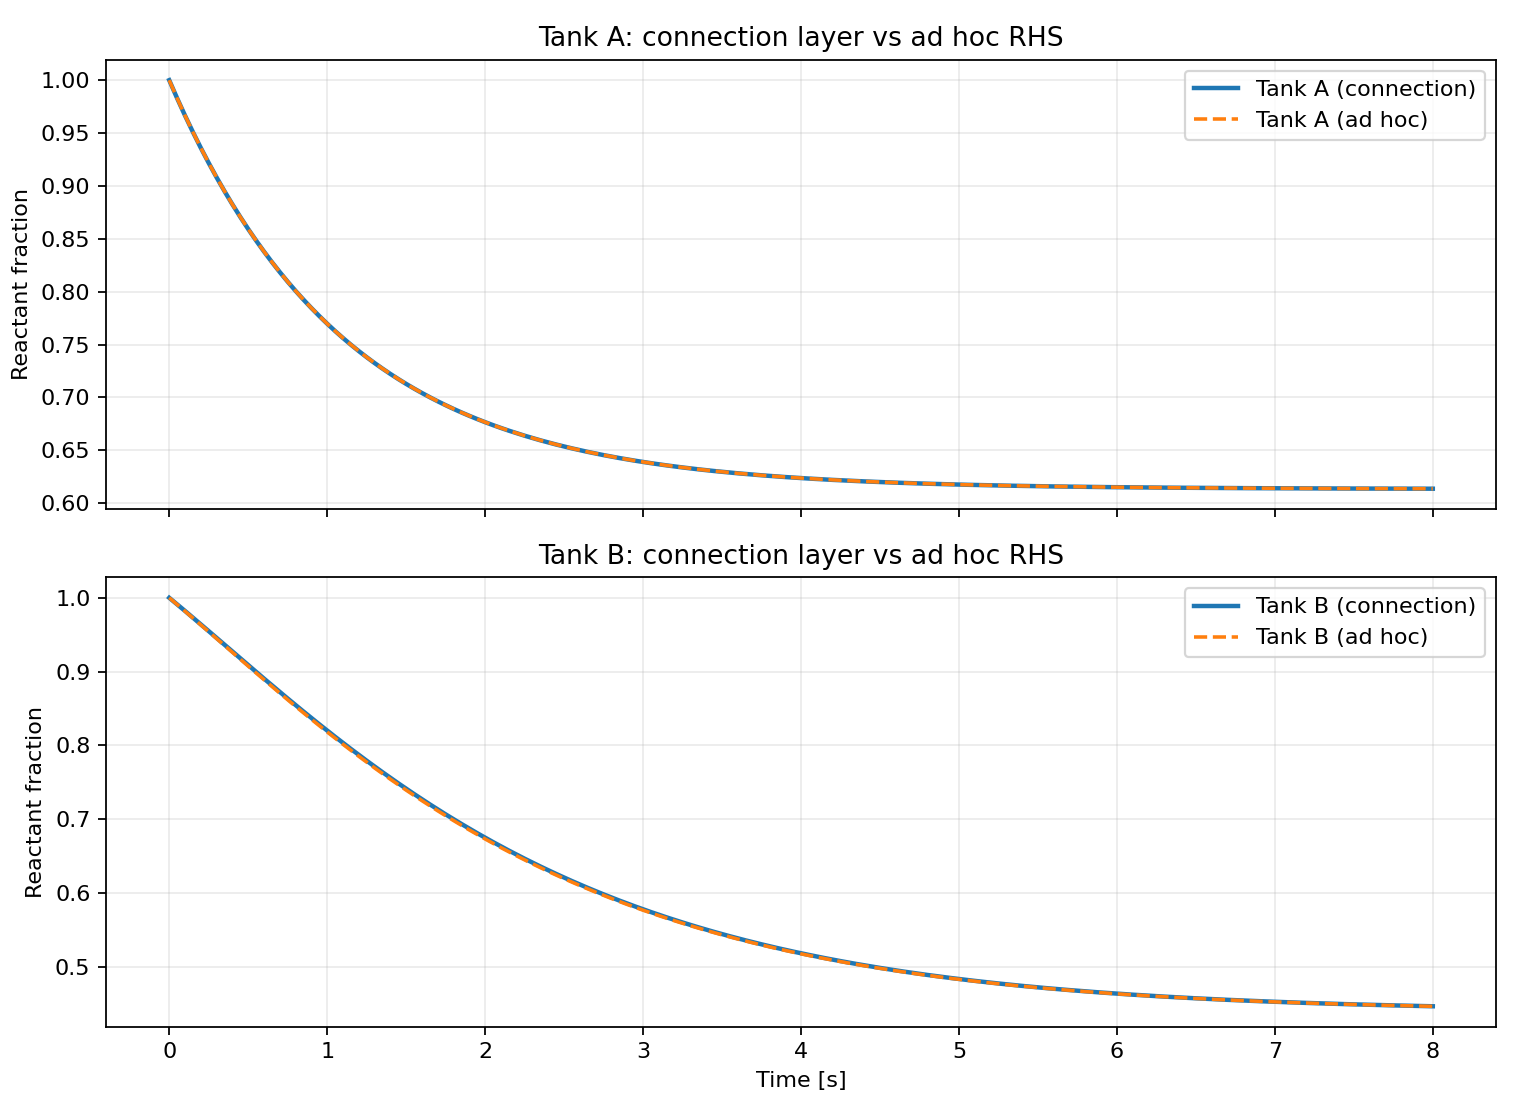

Source code (Python):
from __future__ import annotations

# pyright: reportAttributeAccessIssue=false, reportReturnType=false

import argparse
from dataclasses import dataclass, field
from pathlib import Path
from types import SimpleNamespace
from typing import Annotated, Any, cast, override

import numpy as np
from numpy.typing import NDArray
from scipy.integrate import solve_ivp

from modular_simulation.connection.runtime.connected_plant_orchestrator import (
    ConnectedPlantOrchestrator,
    ConnectedPlantPhaseHooks,
)
from modular_simulation.connection.runtime.connection_layer import TransportAndMixingUpdate
from modular_simulation.connection.hydraulics.hydraulic_solver import HydraulicSolveResult
from modular_simulation.connection.topology.junction import mix_junction_state
from modular_simulation.connection.topology.network import ConnectionNetwork
from modular_simulation.connection.topology.process_binding import ProcessBinding
from modular_simulation.connection.runtime.runtime import ConnectionRuntimeOrchestrator
from modular_simulation.connection.domain.state import MaterialState, PortCondition
from modular_simulation.connection.topology.subsystem_descriptor import (
    Subsystem,
    SubsystemRuntimeDescriptor,
)
from modular_simulation.measurables.process_model import (
    ProcessModel,
    StateMetadata as M,
    StateType as T,
)
from modular_simulation.utils.typing import ArrayIndex

FloatArray = NDArray[np.float64]


@dataclass(frozen=True)
class TankCascadeConfig:
    horizon_s: float = 8.0
    dt_s: float = 0.05
    pressure_pa: float = 101325.0
    temperature_k: float = 298.15
    feed_reactant_fraction: float = 1.0
    flow_rate_mol_per_s: float = 1.0
    tank_a_holdup_mol: float = 1.8
    tank_b_holdup_mol: float = 2.2
    tank_a_rate_constant_per_s: float = 0.35
    tank_b_rate_constant_per_s: float = 0.18
    use_subsystem_abstraction: bool = True


@dataclass(frozen=True)
class TwoTankComparisonResult:
    times_s: tuple[float, ...]
    tank_a_connection: tuple[float, ...]
    tank_b_connection: tuple[float, ...]
    tank_a_reference: tuple[float, ...]
    tank_b_reference: tuple[float, ...]
    max_abs_error_a: float
    max_abs_error_b: float
    rmse_b: float
    b_lag_steps: int
    monotonic_decay_a: bool
    monotonic_decay_b: bool
    b_not_below_a_fraction: float


class FirstOrderLiquidTankModel(ProcessModel):
    reactant_fraction: Annotated[
        float,
        M(type=T.DIFFERENTIAL, unit="", description="Tank reactant mole fraction"),
    ] = 1.0
    outlet_reactant_fraction: Annotated[
        float,
        M(type=T.ALGEBRAIC, unit="", description="Outlet reactant mole fraction"),
    ] = 1.0
    inlet_reactant_fraction: Annotated[
        float,
        M(type=T.CONTROLLED, unit="", description="Inlet reactant mole fraction"),
    ] = 1.0
    inlet_molar_flow_rate: Annotated[
        float,
        M(type=T.CONTROLLED, unit="mol/s", description="Inlet molar flow rate"),
    ] = 1.0
    liquid_holdup_mol: Annotated[
        float,
        M(type=T.CONSTANT, unit="mol", description="Liquid holdup"),
    ] = 1.0
    first_order_rate_constant: Annotated[
        float,
        M(type=T.CONSTANT, unit="1/s", description="First-order consumption constant"),
    ] = 0.1

    @staticmethod
    @override
    def calculate_algebraic_values(
        y: FloatArray,
        u: FloatArray,
        k: FloatArray,
        y_map: dict[str, ArrayIndex],
        u_map: dict[str, ArrayIndex],
        k_map: dict[str, ArrayIndex],
        algebraic_map: dict[str, ArrayIndex],
        algebraic_size: int,
    ) -> FloatArray:
        del u, k, u_map, k_map
        algebraic: FloatArray = np.zeros(algebraic_size, dtype=np.float64)
        algebraic[algebraic_map["outlet_reactant_fraction"]] = float(y[y_map["reactant_fraction"]])
        return algebraic

    @staticmethod
    @override
    def differential_rhs(
        t: float,
        y: FloatArray,
        u: FloatArray,
        k: FloatArray,
        algebraic: FloatArray,
        y_map: dict[str, ArrayIndex],
        u_map: dict[str, ArrayIndex],
        k_map: dict[str, ArrayIndex],
        algebraic_map: dict[str, ArrayIndex],
    ) -> FloatArray:
        del t, algebraic, algebraic_map
        x = float(y[y_map["reactant_fraction"]])
        x_in = float(u[u_map["inlet_reactant_fraction"]])
        inlet_flow = float(u[u_map["inlet_molar_flow_rate"]])
        holdup = float(k[k_map["liquid_holdup_mol"]])
        rate_constant = float(k[k_map["first_order_rate_constant"]])

        tau_inverse = inlet_flow / holdup
        dx_dt = tau_inverse * (x_in - x) - rate_constant * x

        rhs: FloatArray = np.zeros_like(y)
        rhs[y_map["reactant_fraction"]] = dx_dt
        return rhs


def _attach_default_solver_options(process_model: ProcessModel) -> None:
    dummy_system = SimpleNamespace(
        solver_options={"method": "RK45", "rtol": 1e-8, "atol": 1e-10},
        use_numba=False,
        numba_options={},
    )
    process_model.attach_system(cast(Any, dummy_system))


def _build_two_tank_network() -> tuple[ConnectionNetwork, ProcessBinding, ProcessBinding]:
    network = ConnectionNetwork()
    network.add_boundary_source("feed")
    network.add_process("tank_a", inlet_ports=("inlet",), outlet_ports=("outlet",))
    network.add_process("tank_b", inlet_ports=("inlet",), outlet_ports=("outlet",))
    network.add_boundary_sink("product")
    network.connect("feed", "tank_a.inlet")
    network.connect("tank_a.outlet", "tank_b.inlet")
    network.connect("tank_b.outlet", "product")
    compiled = network.compile()
    return network, compiled.process_bindings["tank_a"], compiled.process_bindings["tank_b"]


def _constant_hydraulic_result(*, edge_flow: float) -> HydraulicSolveResult:
    return HydraulicSolveResult(
        converged=True,
        iterations=1,
        residual_norm=1.0e-10,
        solution_vector=np.asarray([edge_flow, 5.0], dtype=np.float64),
        unknowns={"flow": edge_flow, "pressure": 5.0},
        unknown_index_map={"flow": 0, "pressure": 1},
        residual_index_map={"balance": 0, "ref": 1},
    )


@dataclass
class _TankSubsystemRuntime:
    descriptor: SubsystemRuntimeDescriptor
    model: FirstOrderLiquidTankModel
    binding: ProcessBinding
    pressure_pa: float
    temperature_k: float
    outlet_flow_mol_per_s: float
    inlet_reactant_fraction: float
    inlet_molar_flow_rate: float
    outlet_state: MaterialState = field(init=False)
    subsystem_handle: Subsystem | None = None

    def __post_init__(self) -> None:
        self.outlet_state = _material_state_from_reactant_fraction(
            float(self.model.reactant_fraction),
            pressure_pa=self.pressure_pa,
            temperature_k=self.temperature_k,
        )

    def run_sensor_phase(self) -> None:
        return

    def run_calculation_phase(self) -> None:
        return

    def run_controller_phase(self) -> None:
        return

    def run_process_phase(self, duration: float) -> None:
        outlet_state_for_binding = _material_state_from_reactant_fraction(
            float(self.model.reactant_fraction),
            pressure_pa=self.pressure_pa,
            temperature_k=self.temperature_k,
        )
        self.binding.bind_inlets({"inlet": self.inlet_molar_flow_rate})
        self.binding.bind_outlets(
            {
                "outlet": {
                    "role": "outlet",
                    "flow": self.outlet_flow_mol_per_s,
                    "composition": outlet_state_for_binding.mole_fractions,
                }
            }
        )
        outlet_binding = self.binding.get_outlet("outlet")
        self.model.inlet_reactant_fraction = self.inlet_reactant_fraction
        self.model.inlet_molar_flow_rate = cast(float, outlet_binding["outlet_flow"])
        self.model.step(duration)
        self.outlet_state = _material_state_from_reactant_fraction(
            float(self.model.reactant_fraction),
            pressure_pa=self.pressure_pa,
            temperature_k=self.temperature_k,
        )

    def snapshot_published_measurements(self) -> dict[str, float]:
        return {
            f"{self.descriptor.descriptor_id}/reactant_fraction": float(
                self.model.reactant_fraction
            )
        }


def _material_state_from_reactant_fraction(
    reactant_fraction: float,
    *,
    pressure_pa: float,
    temperature_k: float,
) -> MaterialState:
    bounded = min(max(reactant_fraction, 0.0), 1.0)
    return MaterialState(
        pressure=pressure_pa,
        temperature=temperature_k,
        mole_fractions=(bounded, 1.0 - bounded),
    )


def _port_condition_from_state(
    state: MaterialState,
    *,
    through_molar_flow_rate: float,
    macro_step_time_s: float,
) -> PortCondition:
    return PortCondition(
        state=state,
        through_molar_flow_rate=through_molar_flow_rate,
        macro_step_time_s=macro_step_time_s,
    )


def _simulate_connection_layer(
    config: TankCascadeConfig,
) -> tuple[FloatArray, FloatArray, FloatArray]:
    if getattr(config, "use_subsystem_abstraction", False):
        return _simulate_subsystem_path(config)
    n_steps = int(round(config.horizon_s / config.dt_s))
    times: FloatArray = np.linspace(0.0, config.horizon_s, n_steps + 1, dtype=np.float64)

    tank_a = FirstOrderLiquidTankModel(
        reactant_fraction=config.feed_reactant_fraction,
        inlet_reactant_fraction=config.feed_reactant_fraction,
        inlet_molar_flow_rate=config.flow_rate_mol_per_s,
        liquid_holdup_mol=config.tank_a_holdup_mol,
        first_order_rate_constant=config.tank_a_rate_constant_per_s,
    )
    tank_b = FirstOrderLiquidTankModel(
        reactant_fraction=config.feed_reactant_fraction,
        inlet_reactant_fraction=config.feed_reactant_fraction,
        inlet_molar_flow_rate=config.flow_rate_mol_per_s,
        liquid_holdup_mol=config.tank_b_holdup_mol,
        first_order_rate_constant=config.tank_b_rate_constant_per_s,
    )

    _attach_default_solver_options(tank_a)
    _attach_default_solver_options(tank_b)
    _, binding_a, binding_b = _build_two_tank_network()

    feed_state = _material_state_from_reactant_fraction(
        config.feed_reactant_fraction,
        pressure_pa=config.pressure_pa,
        temperature_k=config.temperature_k,
    )
    previous_b_inlet_state = feed_state

    tank_a_trajectory: FloatArray = np.zeros(n_steps + 1, dtype=np.float64)
    tank_b_trajectory: FloatArray = np.zeros(n_steps + 1, dtype=np.float64)
    tank_a_trajectory[0] = tank_a.reactant_fraction
    tank_b_trajectory[0] = tank_b.reactant_fraction

    for step in range(1, n_steps + 1):
        current_time = float(times[step - 1])

        tank_a_outlet_state = _material_state_from_reactant_fraction(
            float(tank_a.reactant_fraction),
            pressure_pa=config.pressure_pa,
            temperature_k=config.temperature_k,
        )
        tank_a_outlet_condition = _port_condition_from_state(
            tank_a_outlet_state,
            through_molar_flow_rate=config.flow_rate_mol_per_s,
            macro_step_time_s=current_time,
        )
        binding_a.bind_inlets({"inlet": config.flow_rate_mol_per_s})
        binding_a.bind_outlets(
            {
                "outlet": {
                    "role": "outlet",
                    "flow": config.flow_rate_mol_per_s,
                    "composition": tank_a_outlet_state.mole_fractions,
                }
            }
        )
        tank_a_outlet_binding = binding_a.get_outlet("outlet")
        tank_a.inlet_reactant_fraction = float(feed_state.mole_fractions[0])
        tank_a.inlet_molar_flow_rate = cast(float, tank_a_outlet_binding["outlet_flow"])
        tank_a.step(config.dt_s)

        mixed_b_inlet = mix_junction_state(
            incoming_port_conditions={"edge_a_to_b": tank_a_outlet_condition},
            previous_state=previous_b_inlet_state,
        )
        previous_b_inlet_state = mixed_b_inlet.state

        tank_b_outlet_state = _material_state_from_reactant_fraction(
            float(tank_b.reactant_fraction),
            pressure_pa=config.pressure_pa,
            temperature_k=config.temperature_k,
        )
        binding_b.bind_inlets({"inlet": mixed_b_inlet.total_incoming_flow_rate})
        binding_b.bind_outlets(
            {
                "outlet": {
                    "role": "outlet",
                    "flow": config.flow_rate_mol_per_s,
                    "composition": tank_b_outlet_state.mole_fractions,
                }
            }
        )
        tank_b_outlet_binding = binding_b.get_outlet("outlet")
        tank_b.inlet_reactant_fraction = float(mixed_b_inlet.state.mole_fractions[0])
        tank_b.inlet_molar_flow_rate = cast(float, tank_b_outlet_binding["outlet_flow"])
        tank_b.step(config.dt_s)

        tank_a_trajectory[step] = float(tank_a.reactant_fraction)
        tank_b_trajectory[step] = float(tank_b.reactant_fraction)

    return times, tank_a_trajectory, tank_b_trajectory


def _simulate_subsystem_path(
    config: TankCascadeConfig,
) -> tuple[FloatArray, FloatArray, FloatArray]:
    n_steps = int(round(config.horizon_s / config.dt_s))
    times: FloatArray = np.linspace(0.0, config.horizon_s, n_steps + 1, dtype=np.float64)

    tank_a_model = FirstOrderLiquidTankModel(
        reactant_fraction=config.feed_reactant_fraction,
        inlet_reactant_fraction=config.feed_reactant_fraction,
        inlet_molar_flow_rate=config.flow_rate_mol_per_s,
        liquid_holdup_mol=config.tank_a_holdup_mol,
        first_order_rate_constant=config.tank_a_rate_constant_per_s,
    )
    tank_b_model = FirstOrderLiquidTankModel(
        reactant_fraction=config.feed_reactant_fraction,
        inlet_reactant_fraction=config.feed_reactant_fraction,
        inlet_molar_flow_rate=config.flow_rate_mol_per_s,
        liquid_holdup_mol=config.tank_b_holdup_mol,
        first_order_rate_constant=config.tank_b_rate_constant_per_s,
    )
    _attach_default_solver_options(tank_a_model)
    _attach_default_solver_options(tank_b_model)

    network, binding_a, binding_b = _build_two_tank_network()
    feed_state = _material_state_from_reactant_fraction(
        config.feed_reactant_fraction,
        pressure_pa=config.pressure_pa,
        temperature_k=config.temperature_k,
    )
    feed_reactant_fraction = float(feed_state.mole_fractions[0])

    tank_a_runtime = _TankSubsystemRuntime(
        descriptor=SubsystemRuntimeDescriptor(
            descriptor_id="tank_a",
            process_id="tank_a",
            inlet_ports=("inlet",),
            outlet_ports=("outlet",),
            publication_map={"tank_a/reactant_fraction": float(tank_a_model.reactant_fraction)},
        ),
        model=tank_a_model,
        binding=binding_a,
        pressure_pa=config.pressure_pa,
        temperature_k=config.temperature_k,
        outlet_flow_mol_per_s=config.flow_rate_mol_per_s,
        inlet_reactant_fraction=feed_reactant_fraction,
        inlet_molar_flow_rate=config.flow_rate_mol_per_s,
    )
    tank_b_runtime = _TankSubsystemRuntime(
        descriptor=SubsystemRuntimeDescriptor(
            descriptor_id="tank_b",
            process_id="tank_b",
            inlet_ports=("inlet",),
            outlet_ports=("outlet",),
            publication_map={"tank_b/reactant_fraction": float(tank_b_model.reactant_fraction)},
        ),
        model=tank_b_model,
        binding=binding_b,
        pressure_pa=config.pressure_pa,
        temperature_k=config.temperature_k,
        outlet_flow_mol_per_s=config.flow_rate_mol_per_s,
        inlet_reactant_fraction=feed_reactant_fraction,
        inlet_molar_flow_rate=config.flow_rate_mol_per_s,
    )

    coupling_state: dict[str, MaterialState] = {"previous_b_inlet": feed_state}

    runtime_orchestrator = ConnectionRuntimeOrchestrator(
        hydraulic_solve_step=(
            lambda *, network, macro_step_time_s: _constant_hydraulic_result(
                edge_flow=config.flow_rate_mol_per_s
            )
        ),
        transport_and_mixing_step=(
            lambda *, network, hydraulic_result, macro_step_time_s: TransportAndMixingUpdate(
                transport_results={}
            )
        ),
        boundary_propagation_step=(
            lambda *,
            network,
            hydraulic_result,
            transport_and_mixing_update,
            macro_step_time_s: _update_coupling_state(
                config=config,
                macro_step_time_s=macro_step_time_s,
                tank_a_runtime=tank_a_runtime,
                tank_b_runtime=tank_b_runtime,
                coupling_state=coupling_state,
            )
        ),
    )

    orchestrator = ConnectedPlantOrchestrator(
        subsystems=(tank_a_runtime, tank_b_runtime),
        network=network,
        runtime_orchestrator=runtime_orchestrator,
        phase_hooks=ConnectedPlantPhaseHooks(),
    )

    tank_a_trajectory: FloatArray = np.zeros(n_steps + 1, dtype=np.float64)
    tank_b_trajectory: FloatArray = np.zeros(n_steps + 1, dtype=np.float64)
    tank_a_trajectory[0] = tank_a_model.reactant_fraction
    tank_b_trajectory[0] = tank_b_model.reactant_fraction

    for step in range(1, n_steps + 1):
        _ = orchestrator.step(macro_step_time_s=config.dt_s)
        tank_a_trajectory[step] = float(tank_a_model.reactant_fraction)
        tank_b_trajectory[step] = float(tank_b_model.reactant_fraction)

    return times, tank_a_trajectory, tank_b_trajectory


def _update_coupling_state(
    *,
    config: TankCascadeConfig,
    macro_step_time_s: float,
    tank_a_runtime: _TankSubsystemRuntime,
    tank_b_runtime: _TankSubsystemRuntime,
    coupling_state: dict[str, MaterialState],
) -> dict[str, PortCondition]:
    tank_a_outlet_condition = _port_condition_from_state(
        tank_a_runtime.outlet_state,
        through_molar_flow_rate=config.flow_rate_mol_per_s,
        macro_step_time_s=macro_step_time_s,
    )
    mixed_b_inlet = mix_junction_state(
        incoming_port_conditions={"edge_a_to_b": tank_a_outlet_condition},
        previous_state=coupling_state["previous_b_inlet"],
    )
    coupling_state["previous_b_inlet"] = mixed_b_inlet.state

    tank_b_runtime.inlet_reactant_fraction = float(mixed_b_inlet.state.mole_fractions[0])
    tank_b_runtime.inlet_molar_flow_rate = mixed_b_inlet.total_incoming_flow_rate

    return {
        "tank_a.outlet": tank_a_outlet_condition,
        "tank_b.inlet": _port_condition_from_state(
            mixed_b_inlet.state,
            through_molar_flow_rate=mixed_b_inlet.total_incoming_flow_rate,
            macro_step_time_s=macro_step_time_s,
        ),
    }


def _ad_hoc_coupled_rhs(
    t: float,
    y: FloatArray,
    *args: object,
) -> FloatArray:
    del t
    config = cast(TankCascadeConfig, args[0])
    x_a = float(y[0])
    x_b = float(y[1])

    tau_a_inverse = config.flow_rate_mol_per_s / config.tank_a_holdup_mol
    tau_b_inverse = config.flow_rate_mol_per_s / config.tank_b_holdup_mol

    dx_a_dt = (
        tau_a_inverse * (config.feed_reactant_fraction - x_a)
        - config.tank_a_rate_constant_per_s * x_a
    )
    dx_b_dt = tau_b_inverse * (x_a - x_b) - config.tank_b_rate_constant_per_s * x_b
    return np.array((dx_a_dt, dx_b_dt), dtype=np.float64)


def _simulate_ad_hoc_reference(
    config: TankCascadeConfig, times: FloatArray
) -> tuple[FloatArray, FloatArray]:
    y0: FloatArray = np.array(
        (config.feed_reactant_fraction, config.feed_reactant_fraction), dtype=np.float64
    )
    solution = solve_ivp(
        fun=_ad_hoc_coupled_rhs,
        t_span=(0.0, config.horizon_s),
        y0=y0,
        t_eval=times,
        args=(config,),
        method="RK45",
        rtol=1e-10,
        atol=1e-12,
    )
    if not solution.success:
        raise RuntimeError("ad hoc coupled RHS integration failed")
    return solution.y[0], solution.y[1]


def _first_index_at_or_below(values: FloatArray, threshold: float) -> int:
    crossings = np.flatnonzero(values <= threshold)
    if crossings.size == 0:
        return int(values.size - 1)
    return int(crossings[0])


def run_demo(config: TankCascadeConfig | None = None) -> TwoTankComparisonResult:
    cfg = TankCascadeConfig() if config is None else config

    times, tank_a_connection, tank_b_connection = _simulate_connection_layer(cfg)
    tank_a_reference, tank_b_reference = _simulate_ad_hoc_reference(cfg, times)

    max_abs_error_a = float(np.max(np.abs(tank_a_connection - tank_a_reference)))
    max_abs_error_b = float(np.max(np.abs(tank_b_connection - tank_b_reference)))
    rmse_b = float(np.sqrt(np.mean((tank_b_connection - tank_b_reference) ** 2)))

    threshold = cfg.feed_reactant_fraction * 0.95
    a_cross = _first_index_at_or_below(tank_a_connection, threshold)
    b_cross = _first_index_at_or_below(tank_b_connection, threshold)

    monotonic_decay_a = bool(np.all(np.diff(tank_a_connection) <= 1.0e-12))
    monotonic_decay_b = bool(np.all(np.diff(tank_b_connection) <= 1.0e-12))
    b_not_below_a_fraction = float(np.mean(tank_b_connection >= (tank_a_connection - 1.0e-9)))

    return TwoTankComparisonResult(
        times_s=tuple(times.tolist()),
        tank_a_connection=tuple(tank_a_connection.tolist()),
        tank_b_connection=tuple(tank_b_connection.tolist()),
        tank_a_reference=tuple(tank_a_reference.tolist()),
        tank_b_reference=tuple(tank_b_reference.tolist()),
        max_abs_error_a=max_abs_error_a,
        max_abs_error_b=max_abs_error_b,
        rmse_b=rmse_b,
        b_lag_steps=max(b_cross - a_cross, 0),
        monotonic_decay_a=monotonic_decay_a,
        monotonic_decay_b=monotonic_decay_b,
        b_not_below_a_fraction=b_not_below_a_fraction,
    )


def plot_comparison(
    result: TwoTankComparisonResult,
    *,
    output_path: str | None = None,
    show: bool = True,
) -> str | None:
    try:
        import matplotlib.pyplot as plt
    except ImportError as exc:
        raise RuntimeError(
            "Plotting requires matplotlib. Install it with 'uv add --dev matplotlib' "
            "or run without --plot."
        ) from exc

    times = np.asarray(result.times_s, dtype=np.float64)
    tank_a_connection = np.asarray(result.tank_a_connection, dtype=np.float64)
    tank_a_reference = np.asarray(result.tank_a_reference, dtype=np.float64)
    tank_b_connection = np.asarray(result.tank_b_connection, dtype=np.float64)
    tank_b_reference = np.asarray(result.tank_b_reference, dtype=np.float64)

    figure, (ax_a, ax_b) = plt.subplots(2, 1, figsize=(9.5, 7.0), sharex=True)

    ax_a.plot(times, tank_a_connection, label="Tank A (connection)", linewidth=2.0)
    ax_a.plot(times, tank_a_reference, label="Tank A (ad hoc)", linewidth=1.6, linestyle="--")
    ax_a.set_ylabel("Reactant fraction")
    ax_a.set_title("Tank A: connection layer vs ad hoc RHS")
    ax_a.grid(True, alpha=0.25)
    ax_a.legend(loc="best")

    ax_b.plot(times, tank_b_connection, label="Tank B (connection)", linewidth=2.0)
    ax_b.plot(times, tank_b_reference, label="Tank B (ad hoc)", linewidth=1.6, linestyle="--")
    ax_b.set_xlabel("Time [s]")
    ax_b.set_ylabel("Reactant fraction")
    ax_b.set_title("Tank B: connection layer vs ad hoc RHS")
    ax_b.grid(True, alpha=0.25)
    ax_b.legend(loc="best")

    figure.tight_layout()

    saved_path: str | None = None
    if output_path is not None:
        target = Path(output_path)
        target.parent.mkdir(parents=True, exist_ok=True)
        figure.savefig(target, dpi=160)
        saved_path = str(target)

    if show:
        plt.show()
    else:
        plt.close(figure)

    return saved_path


def main() -> None:
    parser = argparse.ArgumentParser(
        description=(
            "Compare two-tank connection-layer simulation against an ad hoc coupled RHS model."
        )
    )
    parser.add_argument(
        "--plot",
        action="store_true",
        help="Render comparison plots for Tank A and Tank B trajectories.",
    )
    parser.add_argument(
        "--plot-file",
        default=None,
        help="Optional path to save the plot image (for example: two_tank_comparison.png).",
    )
    parser.add_argument(
        "--no-show",
        action="store_true",
        help="Do not open a plot window (useful with --plot-file in headless environments).",
    )
    args = parser.parse_args()

    result = run_demo()
    print("TWO-TANK CONNECTION VS AD HOC COMPARISON")
    print("time_s,tank_a_conn,tank_a_ref,tank_b_conn,tank_b_ref")
    for index, time_s in enumerate(result.times_s):
        print(
            f"{time_s:.2f},{result.tank_a_connection[index]:.8f},{result.tank_a_reference[index]:.8f},{result.tank_b_connection[index]:.8f},{result.tank_b_reference[index]:.8f}"
        )
    print(f"max_abs_error_a={result.max_abs_error_a:.6e}")
    print(f"max_abs_error_b={result.max_abs_error_b:.6e}")
    print(f"rmse_b={result.rmse_b:.6e}")
    print(f"b_lag_steps={result.b_lag_steps}")
    print(f"monotonic_decay_a={result.monotonic_decay_a}")
    print(f"monotonic_decay_b={result.monotonic_decay_b}")
    print(f"b_not_below_a_fraction={result.b_not_below_a_fraction:.3f}")

    should_plot = args.plot or args.plot_file is not None
    if should_plot:
        saved_path = plot_comparison(
            result,
            output_path=cast(str | None, args.plot_file),
            show=not bool(args.no_show),
        )
        if saved_path is not None:
            print(f"saved_plot={saved_path}")


if __name__ == "__main__":
    main()
